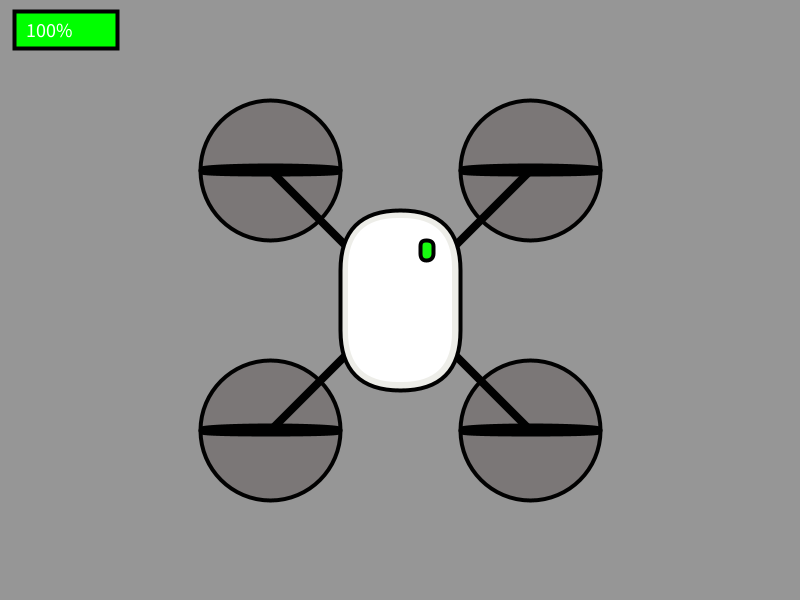
Frame 1 (no input)
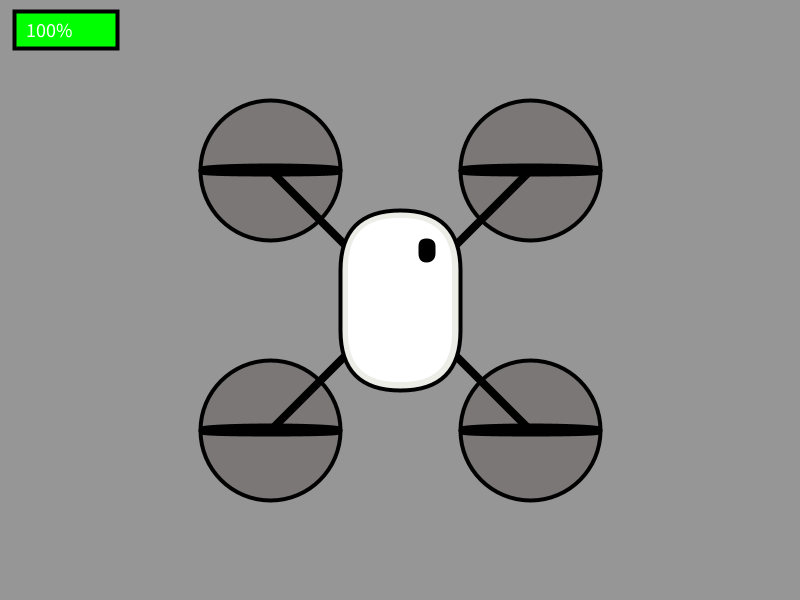
Frame 60 (the mouse pressed at the canvas centre just before this capture)
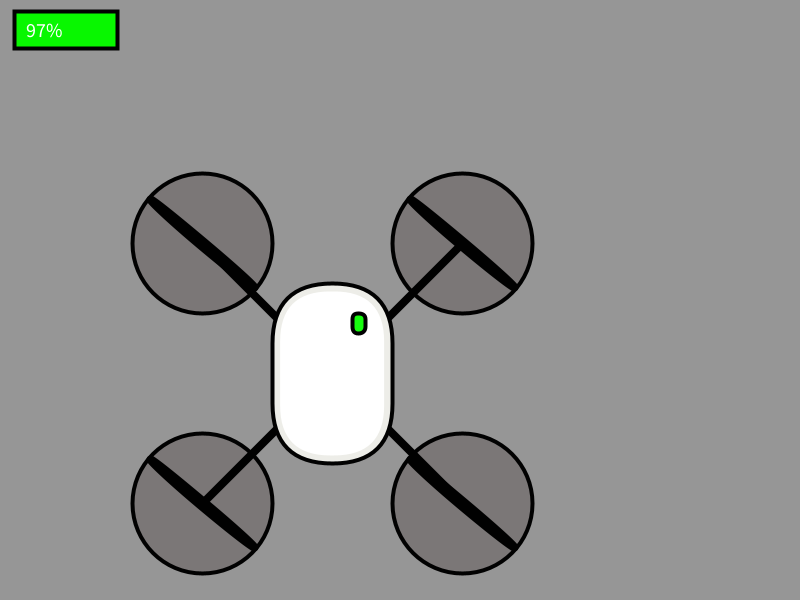
Frame 120 (the mouse held since frame 60 and released just before this capture)

The Processing sketch that drew these frames (run headless with seeded random() and noise(); from frame 60 on, the mouse is pressed at the canvas centre):

// Processing sketch: assignment_2_1_1
// ── assignment_2_1_1.pde
int dronePositionX = 0; //<>// //<>//
int dronePositionY = 0;
int rotorLeftPosition;
int rotorRightPosition;
int rotorTopPosition;
int rotorBottomPosition;
int rotorSize = 140;
int centerHeight = 180;
int centerWidth = 120;
int rotorX = 70;
int rotorY = 40;
int rotation = 0;
int rotationSpeed = 20;
float battery = 1000;
float startX;
float startY;
float time = 0f;
color centerColor = #FFFFFF;
color shadowColor = #EDEDE8;
color rotorColor = #7B7777;
color lightColorFrom = #17FC0F;
color lightColorTo = #000000;
color lightColor = #000000;
color batteryFrom = #00FF00;
color batteryTo = #FF0000;

void setup() {
  size(800, 600);
  surface.setResizable(true);
  frameRate(60);
}

void draw() {
  dronePositionX = width / 2 - 60;
  dronePositionY = height / 2 - 90;
  startX = 0;
  startY = 0;
  rotorX = 70;
  rotorY = 40;
  time = millis()/1000%2;
  lightColor = lerpColor(lightColorFrom, lightColorTo, time);
  rotorLeftPosition = dronePositionX - (rotorX);
  rotorRightPosition = dronePositionX + centerWidth + (rotorX);
  rotorTopPosition = dronePositionY - (rotorY);
  rotorBottomPosition = dronePositionY + centerHeight + (rotorY);

  background(150);
  stroke(1);
  strokeWeight(4);
  
  fill(lerpColor(batteryTo, batteryFrom,battery/1000));
  rect(width/2 - 386, 11, 103,37);
  fill(255);
  textSize(20);
  text((int)battery/10 + "%", 26,37);

  if (mouseX > 0 && mouseX < width-10 &&
    mouseY > 0 && mouseY < height-10 &&
    battery > 0) {
    //Drone is doing circles in the middle of the screen. Translate moves the 0,0 point to a new one.
    startX = startX + 100 * cos (millis()/500.0f);
    startY = startY + 100 * sin (millis()/500.0f);
    translate(startX, startY);
    battery-=0.5;
  }

  

  //ROTORS
  //By changing rotorX and rotorY all of the rotors move by the same amount of pixels
  fill(rotorColor);
  ellipse(rotorLeftPosition, rotorTopPosition, rotorSize, rotorSize);
  ellipse(rotorRightPosition, rotorTopPosition, rotorSize, rotorSize);
  ellipse(rotorLeftPosition, rotorBottomPosition, rotorSize, rotorSize);
  ellipse(rotorRightPosition, rotorBottomPosition, rotorSize, rotorSize);

  //DRONE ARMS
  strokeWeight(8);
  fill(0, 0, 0);
  line(rotorLeftPosition, rotorTopPosition, dronePositionX + centerWidth / 2, dronePositionY + centerHeight / 2);
  line(rotorRightPosition, rotorTopPosition, dronePositionX + centerWidth / 2, dronePositionY + centerHeight / 2);
  line(rotorLeftPosition, rotorBottomPosition, dronePositionX + centerWidth / 2, dronePositionY + centerHeight / 2);
  line(rotorRightPosition, rotorBottomPosition, dronePositionX + centerWidth / 2, dronePositionY + centerHeight / 2);

  //ROTATING BLADES
  //Push and pop are used to store drawing in memory. At first we move the 0,0 point to the middle of the rotor. Then we rotate the blade by radians (angle). At the end we draw the blade.
  pushMatrix();
  translate(rotorLeftPosition, rotorTopPosition);
  if (mouseX > 0 && mouseX < width-10 && mouseY > 0 && mouseY < height-10 && battery > 0) rotate(radians(rotation));
  ellipse(0, 0, rotorSize-4, 5);
  popMatrix();
  pushMatrix();
  translate(rotorRightPosition, rotorTopPosition);
  if (mouseX > 0 && mouseX < width-10 && mouseY > 0 && mouseY < height-10 && battery > 0) rotate(radians(rotation));
  ellipse(0, 0, rotorSize-4, 5);
  popMatrix();
  pushMatrix();
  translate(rotorLeftPosition, rotorBottomPosition);
  if (mouseX > 0 && mouseX < width-10 && mouseY > 0 && mouseY < height-10 && battery > 0) rotate(radians(rotation));
  ellipse(0, 0, rotorSize-4, 5);
  popMatrix();
  pushMatrix();
  translate(rotorRightPosition, rotorBottomPosition);
  if (mouseX > 0 && mouseX < width-10 && mouseY > 0 && mouseY < height-10 && battery > 0) rotate(radians(rotation));
  ellipse(0, 0, rotorSize-4, 5);
  popMatrix();
  rotation+=rotationSpeed;


  //DRONE SHADOW
  strokeWeight(4);
  fill(shadowColor);
  rect(dronePositionX, dronePositionY, centerWidth, centerHeight, 70);

  //DRONE FRONT
  noStroke();
  fill(centerColor);
  rect(dronePositionX+8, dronePositionY+8, centerWidth-16, centerHeight-16, 50);

  //DRONE LIGHT
  stroke(1);
  fill(lightColor);
  rect(dronePositionX+80, dronePositionY+30, 13, 20, 50);
}
